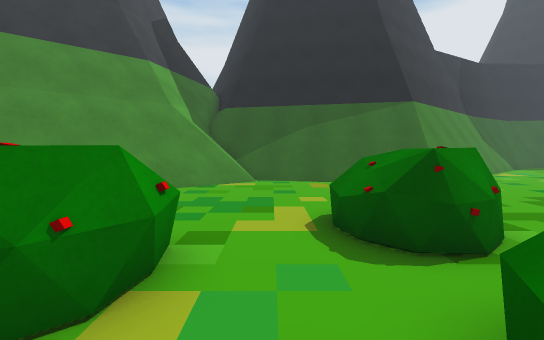
view 1 (above)

20 first-person views from a walk through a 3-D level made in the Unity game engine. The camera is 1.3 m above the floor, tilts 4° down and sees 90° across. The floor is counted in squares, 1 m on a side. Each view is taken from the middle of a square. On the plan, view 1 faces up. The plan holds only what a view shows up to about 13 squares ahead; the rest is blank. The place goes on beyond the plan. Some animated figures are not drawn.

view 2
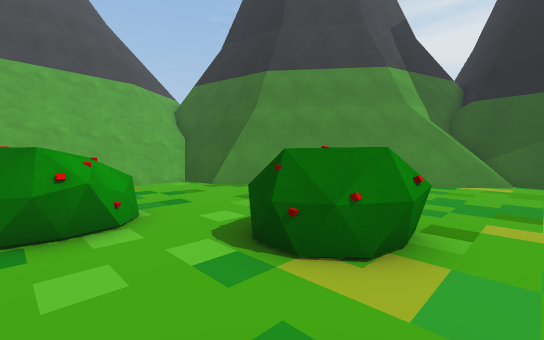

view 3
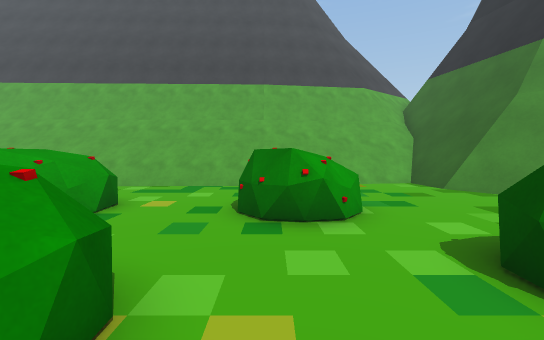

view 4
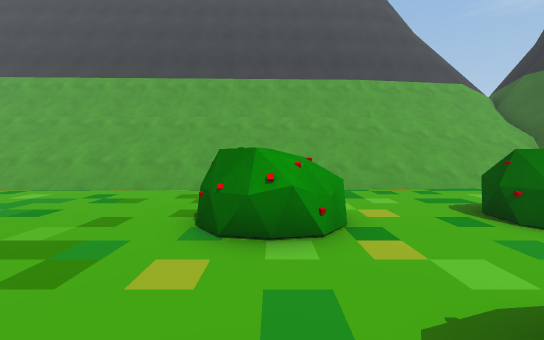

view 5
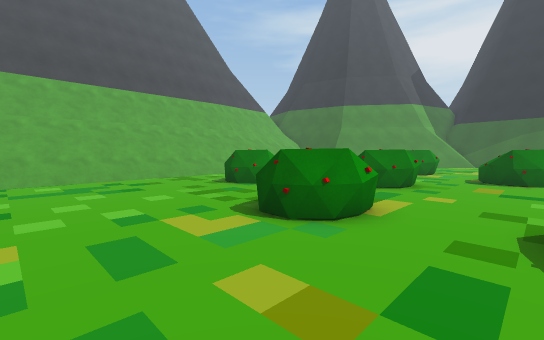

view 6
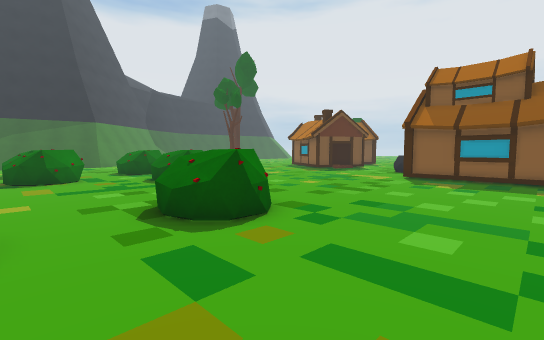

view 7
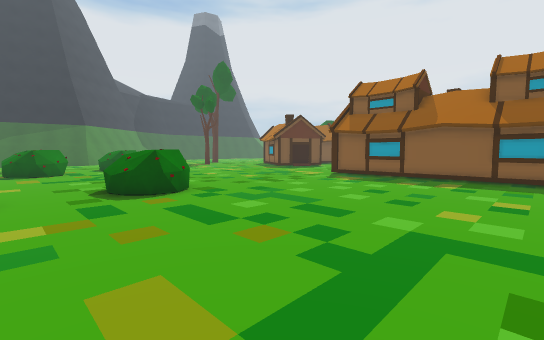

view 8
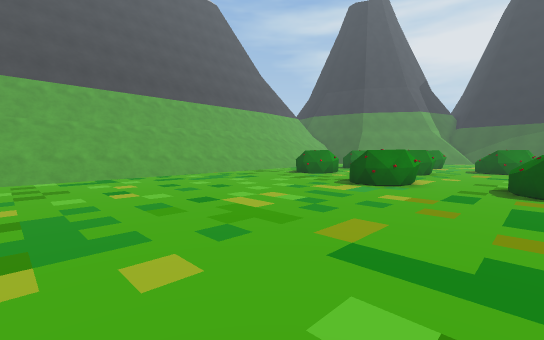

view 9
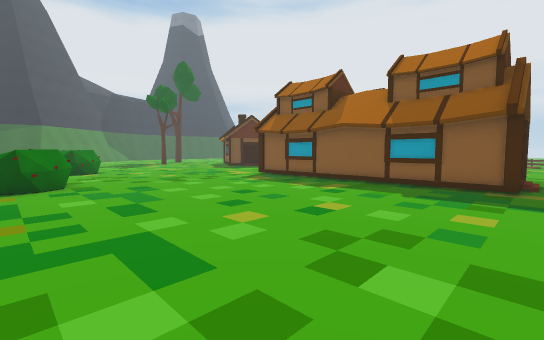

view 10
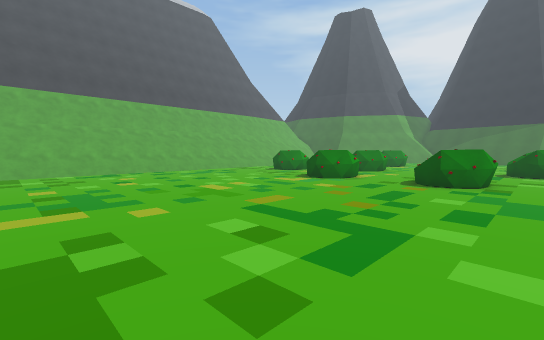

view 11
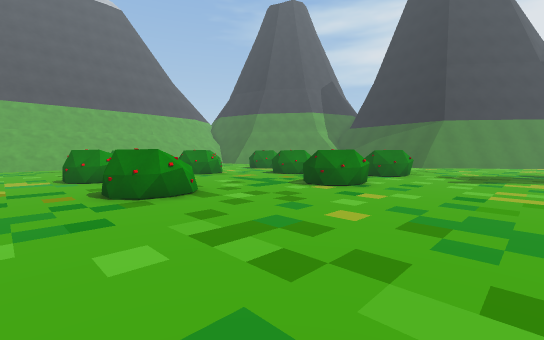

view 12
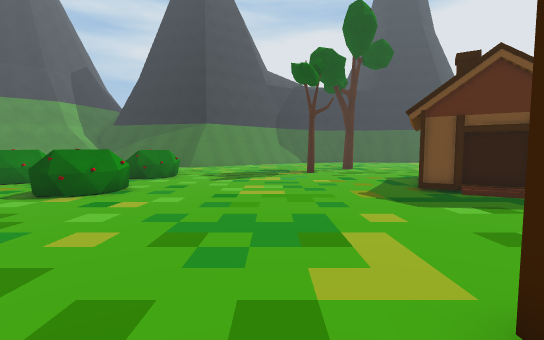

view 13
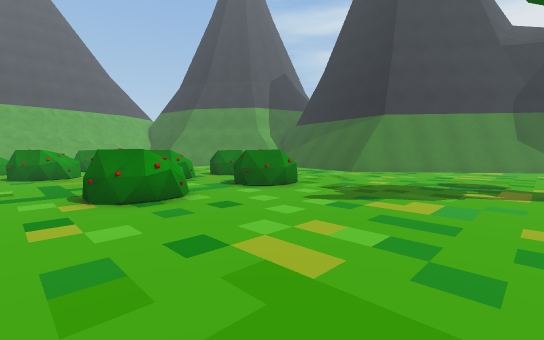

view 14
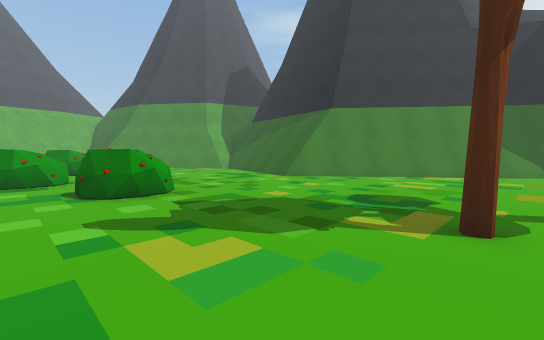

view 15
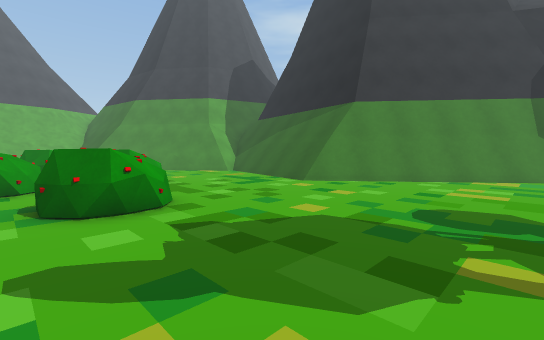

view 16
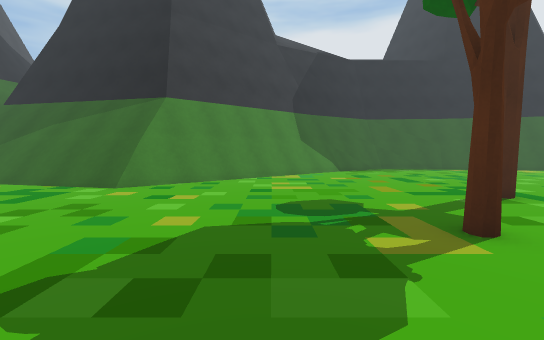

view 17
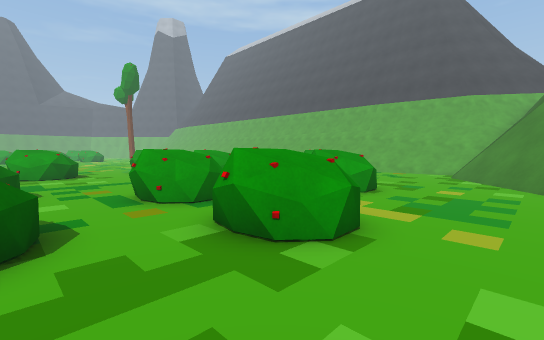

view 18
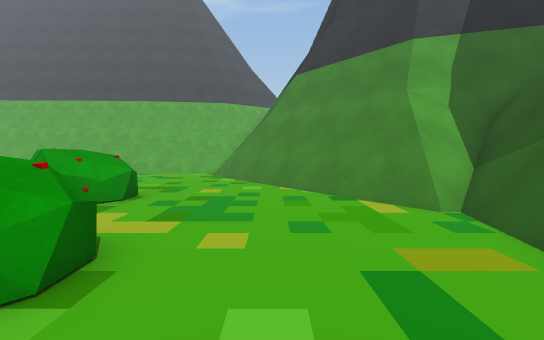

view 19
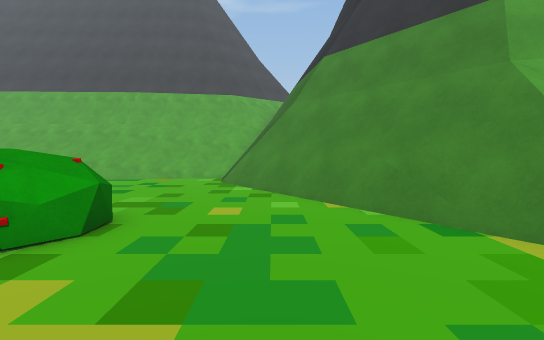

view 20
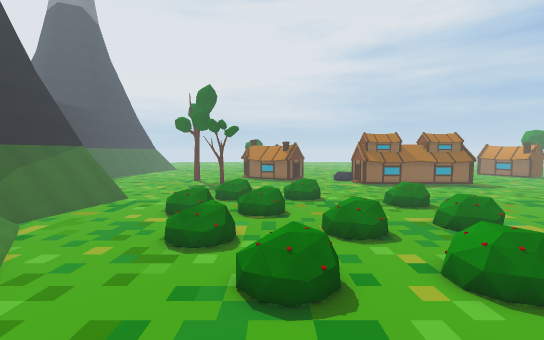

### Floor plan
Key: @ floor where view 1 was taken; # wall or solid block; . floor; / step, stairs or slope; = window, fence, low wall or low ledge; ^ raised ledge; v drop or lower ground; B bush; T tree.
Columns run from 14 left of view 1 to 18 right of it. Each row starts with its distance up from view 1.
 14          ##/###        ##=.......
 13        ^##///######  ###=........
 12       ^^#/////==#######..........
 11      ^#=/////....#==##...........
 10     ^^=///=/.....................
  9  ^^^^= /===.....................T
  8   ##=vv#==......................#
  7 #####v#=.........................
  6 #=####=.........B...............
  5 //====.........BBBB..........T.
  4 ////.......BB..BBB..BB.........
  3 ////......BBBB..B...BBB........
  2 =///.......BB...B...BBB..........
  1 =///...BB......BBBB..............
  0 =///...BBB....@BBB...............
 -1 =///...BBB......B...BB...........
 -2 =////...B...BB......BBB.........#
 -3 =////......BBBB.....BBB..........
 -4 =////......BBBB..................
 -5 =////..BBB..BB...................
 -6 =////..BBB.......................
 -7 =////..BBB........B.............
 -8 #////.......BBB..BBBB..........
 -9 ^////.......BBBB.BBBB........#
-10 ^////........BB...BB.........#
-11 ^////........................#
-12 ^////........................#
-13 #////........................#
-14 #////........................#
-15 #////........................#
-16 #////........................#
-17 #////........................#
-18 #////........................#
-19 ^=///........................#
-20 ^=///........................####
-21    //............................

Where each view was taken, in squares from view 1:
view 1: 0 up, 0 right, facing up
view 2: 1 down, 0 right, facing up-left
view 3: 1 down, 0 right, facing left
view 4: 6 down, 1 left, facing left
view 5: 14 down, 3 right, facing up-left
view 6: 14 down, 1 right, facing up-right
view 7: 18 down, 1 right, facing up-right
view 8: 20 down, 4 right, facing up-left
view 9: 21 down, 4 right, facing up-right
view 10: 21 down, 7 right, facing up-left
view 11: 12 down, 13 right, facing up-left
view 12: 11 down, 13 right, facing up
view 13: 5 down, 15 right, facing up-left
view 14: 0 up, 16 right, facing up-left
view 15: 1 up, 14 right, facing up-left
view 16: 1 up, 12 right, facing up
view 17: 8 up, 6 right, facing down-left
view 18: 8 up, 5 right, facing left
view 19: 7 up, 2 right, facing left
view 20: 0 up, 13 left, facing right
